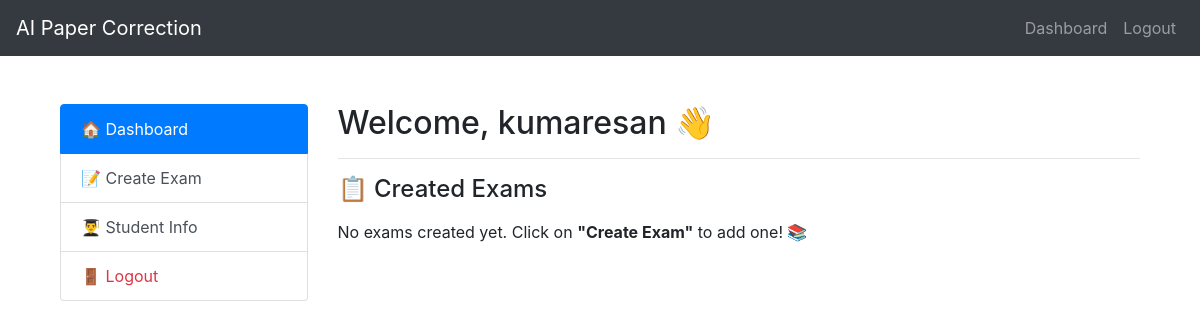
The app's page /teacher/dashboard/ (signed in), older data.
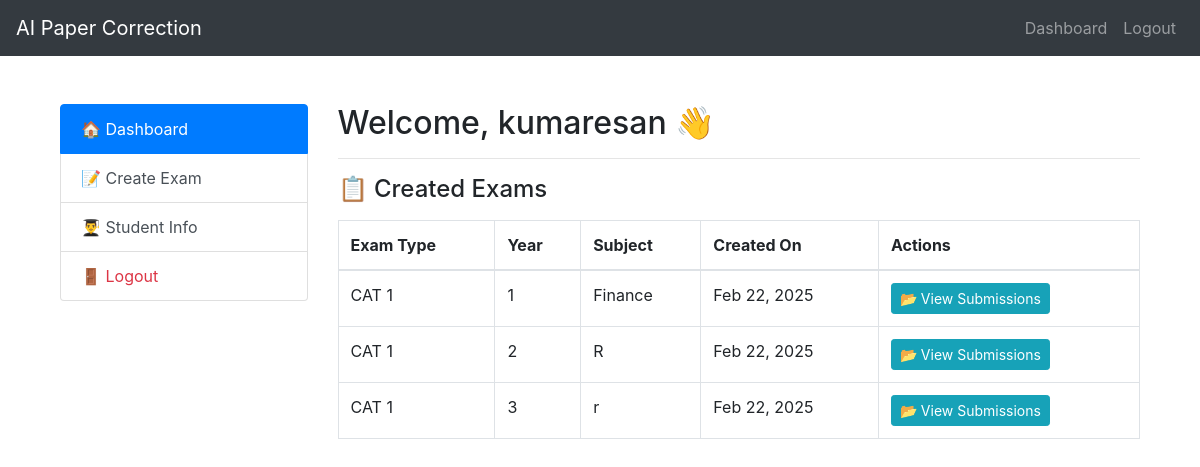
The same page, newer data.
### app/models.py (models this page shows, shortened)
class Exam(models.Model):
    YEAR_CHOICES = [
        ('1', '1st Year'),
        ('2', '2nd Year'),
        ('3', '3rd Year'),
        ('4', '4th Year'),
    ]
    EXAM_TYPE_CHOICES = [
        ('CAT 1', 'CAT 1'),
        ('CAT 2', 'CAT 2'),
    ]
    exam_type = models.CharField(max_length=10, choices=EXAM_TYPE_CHOICES)
    year = models.CharField(max_length=1, choices=YEAR_CHOICES)
    subject = models.CharField(max_length=100)
    question_paper = models.FileField(upload_to='question_papers/')
    answer_key = models.FileField(upload_to='answer_keys/')
    created_at = models.DateTimeField(auto_now_add=True)

### aipaper/views.py (the view)
# urls.py: path('teacher/dashboard/', views.teacher_dashboard, name='teacher_dashboard'),
@login_required
def teacher_dashboard(request):
    exams = Exam.objects.all()  # List all created exams
    return render(request, 'teacher/teacher_dashboard.html', {'exams': exams})

### templates/teacher/teacher_dashboard.html
{% extends 'base.html' %}
{% load static %}
{% block content %}
<div class="container mt-4">
    <div class="row">
        <div class="col-md-3">
            <div class="list-group">
                <a href="{% url 'teacher_dashboard' %}" class="list-group-item list-group-item-action active">🏠 Dashboard</a>
                <a href="{% url 'create_exam' %}" class="list-group-item list-group-item-action">📝 Create Exam</a>
                <a href="{% url 'students_info' %}" class="list-group-item list-group-item-action">👨‍🎓 Student Info</a>
                <a href="{% url 'logout' %}" class="list-group-item list-group-item-action text-danger">🚪 Logout</a>
            </div>
        </div>
        <div class="col-md-9">
            <h2>Welcome, {{ user.username }} 👋</h2>
            <hr>
            <h4>📋 Created Exams</h4>
            {% if exams %}
                <table class="table table-bordered mt-3">
                    <thead>
                        <tr>
                            <th>Exam Type</th>
                            <th>Year</th>
                            <th>Subject</th>
                            <th>Created On</th>
                            <th>Actions</th>
                        </tr>
                    </thead>
                    <tbody>
                        {% for exam in exams %}
                        <tr>
                            <td>{{ exam.exam_type }}</td>
                            <td>{{ exam.year }}</td>
                            <td>{{ exam.subject }}</td>
                            <td>{{ exam.created_at|date:"M d, Y" }}</td>
                            <td>
                                <a href="{% url 'view_exam_submissions' exam.id %}" class="btn btn-info btn-sm">📂 View Submissions</a>
                            </td>
                        </tr>
                        {% endfor %}
                    </tbody>
                </table>
            {% else %}
                <p class="mt-3">No exams created yet. Click on <strong>"Create Exam"</strong> to add one! 📚</p>
            {% endif %}
        </div>
    </div>
</div>
{% endblock %}

### templates/base.html (shortened to what this page needs)
<!DOCTYPE html>
<html lang="en">
<head>
    <link rel="stylesheet" href="https://stackpath.bootstrapcdn.com/bootstrap/4.5.2/css/bootstrap.min.css">
</head>
<body>
    <nav class="navbar navbar-expand-lg navbar-dark bg-dark">
        <a class="navbar-brand" href="#">AI Paper Correction</a>
        <div class="collapse navbar-collapse" id="navbarNav">
            <ul class="navbar-nav ml-auto">
                {% if user.is_authenticated %}
                    <li class="nav-item">
                        <a class="nav-link" href="{% url 'teacher_dashboard' %}">Dashboard</a>
                    </li>
                    <li class="nav-item">
                        <a class="nav-link" href="{% url 'logout' %}">Logout</a>
                    </li>
                {% else %}
                    <li class="nav-item">
                        <a class="nav-link" href="{% url 'login' %}">Login</a>
                    </li>
                {% endif %}
            </ul>
        </div>
    </nav>
    <div class="container mt-5">
        {% block content %}{% endblock %}
    </div>
</body>
</html>

Row changes from the older to the newer data that the page shows:
added Exam: exam_type "CAT 1", year "1", subject "Finance", created_at "Feb 22, 2025"
added Exam: exam_type "CAT 1", year "2", subject "R", created_at "Feb 22, 2025"
added Exam: exam_type "CAT 1", year "3", subject "r", created_at "Feb 22, 2025"
Text that changed along with them:
text no longer shown: "No exams created yet. Click on \"Create Exam\" to add one! 📚"
text now shown: "Exam Type Year Subject Created On Actions"
